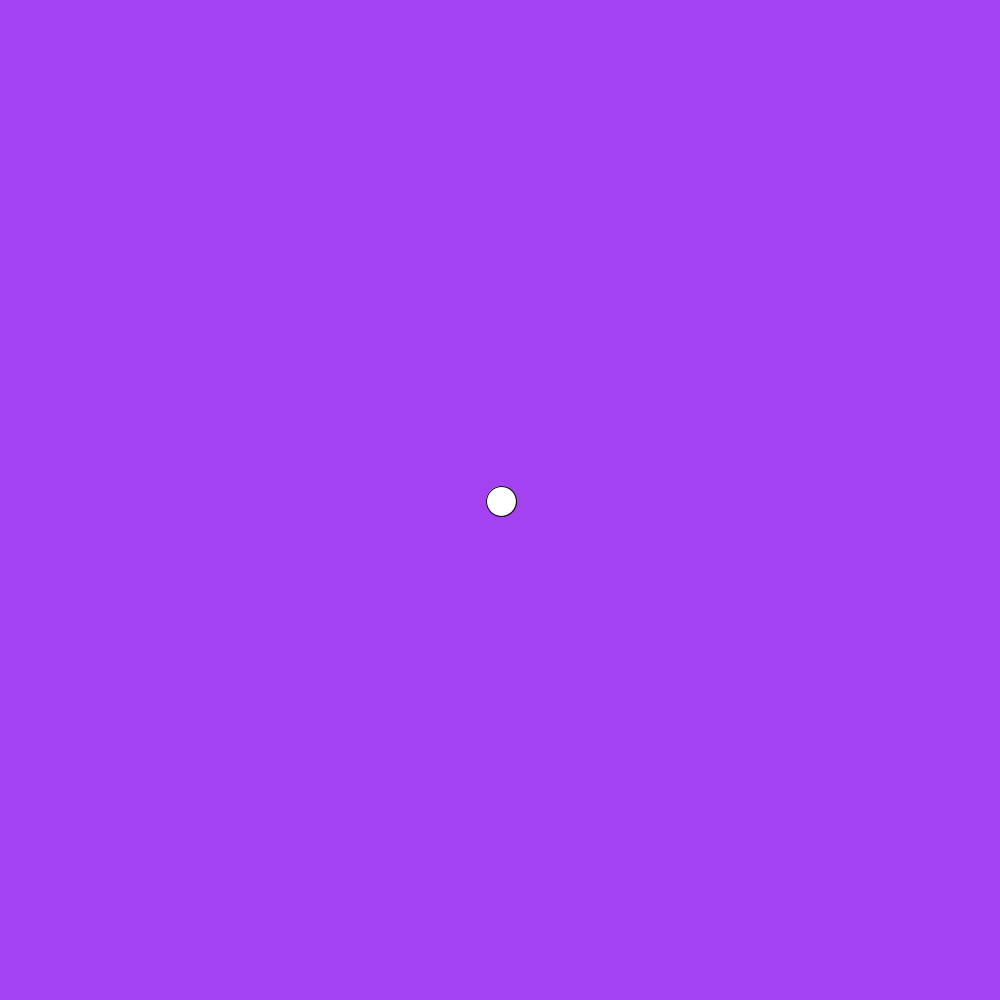
Frame 1 (no input)
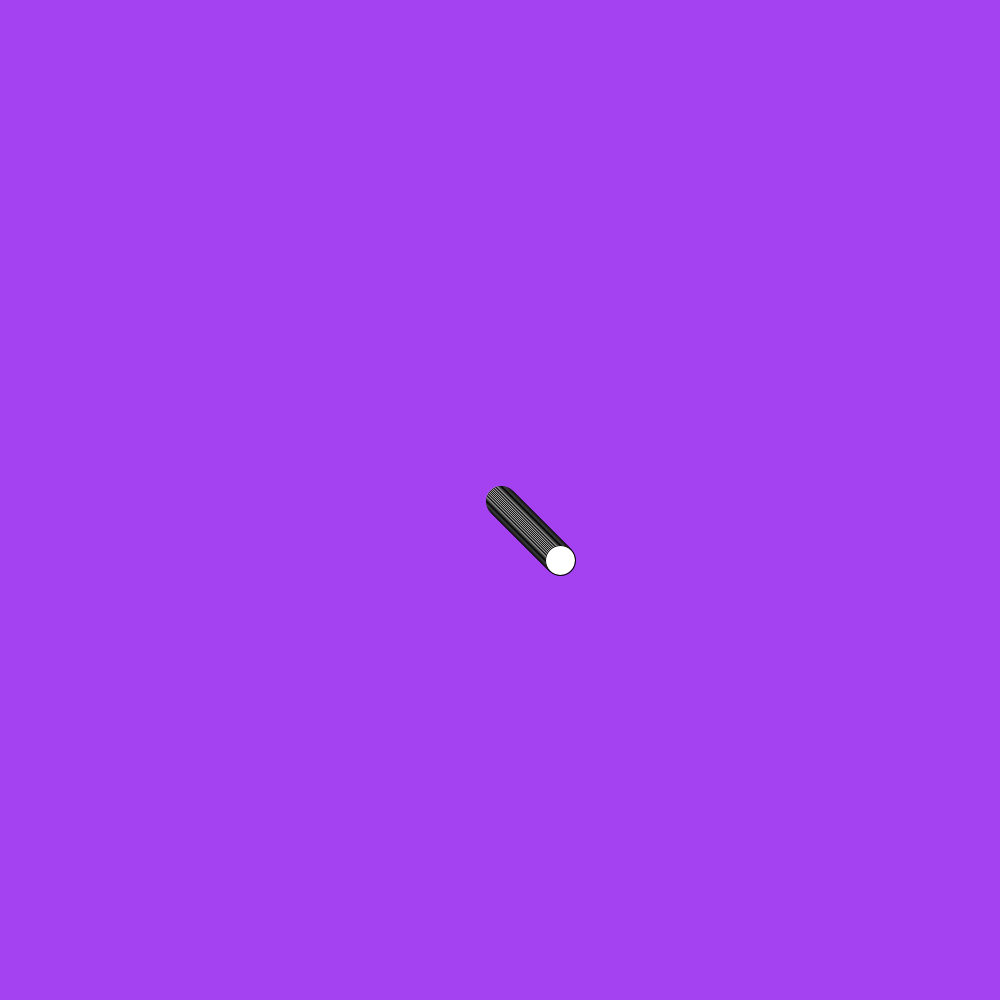
Frame 60 (the mouse pressed at the canvas centre just before this capture)
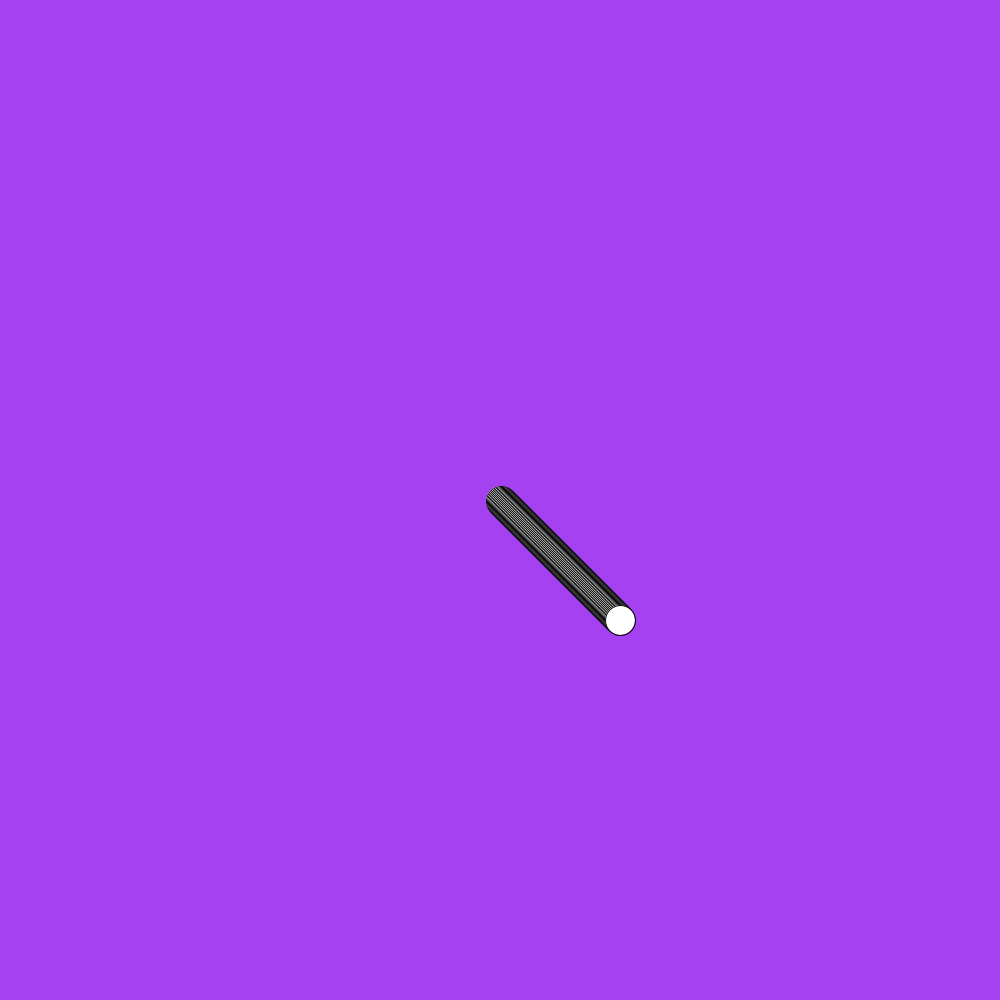
Frame 120 (the mouse held since frame 60 and released just before this capture)

The Processing sketch that drew these frames (run headless with seeded random() and noise(); from frame 60 on, the mouse is pressed at the canvas centre):

// Processing sketch: processing_62252
// ── processing_62252.pde

float radius;
float ballX;
float ballY;
float xSpeed;
float ySpeed;
float pballX;
float pballY;

void setup()
{
  size(1000, 1000);
  background(random(255),random(255),random(255));
  smooth();
  frameRate(45);
  radius = 20;
  ballX = width/2;
  ballY = height/2;
  xSpeed = 1;
  ySpeed = 1;
  pballX = 1;
  pballY = 1;
}

void draw()
{
  // background(random (255), random(255), random(255));
  //background(255);
  fill((255), (255), (255));

  // Is ball at the bottom?
  if (ballY >= height-radius )
  {
    ballY = height-radius;
    ySpeed = ySpeed * (-1) ;
  }

  // Is ball at the top?
  if (ballY <= radius )
  {
    ballY = radius;
    ySpeed = ySpeed * (-1) ;
  }

  // Is ball at the right edge?
  if (ballX >= width-radius )
  {
    ballX = width-radius;
    xSpeed = xSpeed * (-1) ;
  }

  // Is ball at the left edge?
  if (ballX <= radius )
  {
    ballX = radius;
    xSpeed = xSpeed * (-1) ;
  }

  pballX = ballX;
  pballY = ballY;
  ballX = ballX + xSpeed;
  ballY = ballY + ySpeed;
  line (pballX, pballY, ballX, ballY);
  ellipse( ballX, ballY, 30, 30
 );
  
  println("x=" + ballX + " y=" + ballY);
}

void mouseDragged()
{
  ballX = mouseX;
  xSpeed = pmouseX - mouseX ;
  ballY = mouseY;
  ySpeed = pmouseY - mouseY ;
}
 
